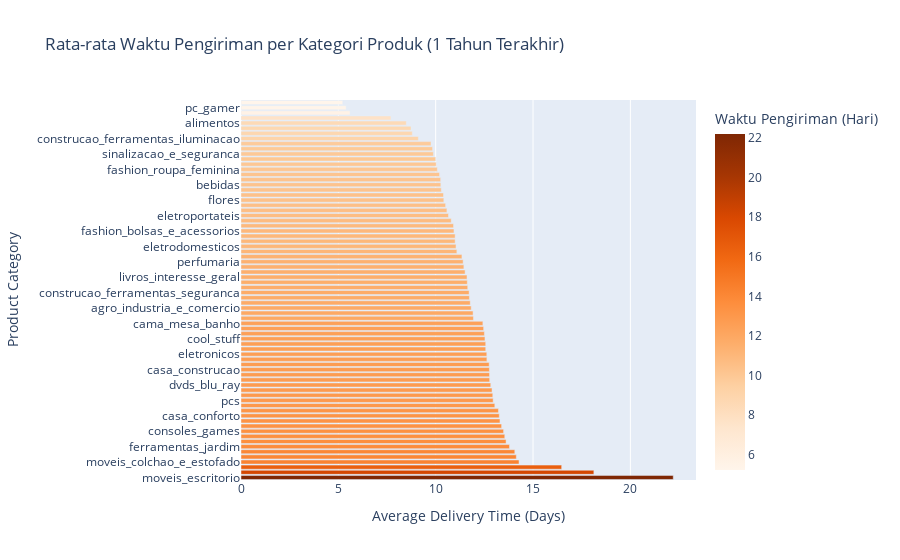

Notebook source saved alongside this figure:
### Markdown cell above
asumsinya 1 tahun terakhir dihitung dari timestamp terakhir di dataset, bukan timestamp saat ini

### Code cell
# Analisis waktu pengiriman per kategori produk
def delivery_time_analysis(df):
    """
    Analyze average delivery time by product category in the last year.
    """
    # Filter data for the last year
    last_year_date = df['order_purchase_timestamp'].max() - pd.DateOffset(years=1)
    last_year_df = df[df['order_purchase_timestamp'] >= last_year_date]

    # Group by product category to calculate average delivery time
    delivery_time_by_category = (
        last_year_df.groupby('product_category_name')['delivery_time']
        .mean()
        .sort_values(ascending=False)
        .reset_index()
    )

    # Visualisasi rata-rata waktu pengiriman per kategori
    fig_delivery = px.bar(
        delivery_time_by_category,
        x='delivery_time',
        y='product_category_name',
        color='delivery_time',
        color_continuous_scale='Oranges',
        title='Rata-rata Waktu Pengiriman per Kategori Produk (1 Tahun Terakhir)',
        labels={
            'delivery_time': 'Waktu Pengiriman (Hari)',
            'product_category_name': 'Kategori Produk'
        },
        orientation='h'
    )
    fig_delivery.update_layout(
        xaxis_title="Average Delivery Time (Days)",
        yaxis_title="Product Category",
        font=dict(size=12),
        showlegend=False
    )
    fig_delivery.show()

# Panggil fungsi untuk visualisasi
delivery_time_analysis(df)

### Figure 1 — Plotly figure (JSON) as saved in the notebook; plotly's stock layout.template omitted (floating-point values rounded to 4 significant figures)
{"data": [{"alignmentgroup": "True", "hovertemplate": "Waktu Pengiriman (Hari)=%{marker.color}<br>Kategori Produk=%{y}<extra></extra>", "legendgroup": "", "marker": {"color": [22.2, 18.12, 16.47, 14.28, 14.14, 14.06, 13.79, 13.62, 13.55, 13.49, 13.39, 13.3, 13.27, 13.22, 13.04, 12.95, 12.93, 12.89, 12.83, 12.77, 12.77, 12.76, 12.75, 12.63, 12.63, 12.57, 12.57, 12.53, 12.5, 12.46, 12.42, 11.94, 11.92, 11.82, 11.78, 11.73, 11.72, 11.65, 11.62, 11.61, 11.51, 11.45, 11.41, 11.35, 11.09, 11.05, 11, 11, 10.94, 10.92, 10.8, 10.66, 10.58, 10.51, 10.42, 10.4, 10.29, 10.26, 10.26, 10.2, 10.08, 10.03, 10, 9.883, 9.841, 9.76, 9.109, 8.8, 8.733, 8.492, 7.702, 5.6, 5.4, 5.227], "coloraxis": "coloraxis", "pattern": {"shape": ""}}, "name": "", "offsetgroup": "", "orientation": "h", "showlegend": false, "textposition": "auto", "type": "bar", "x": [22.2, 18.12, 16.47, 14.28, 14.14, 14.06, 13.79, 13.62, 13.55, 13.49, 13.39, 13.3, 13.27, 13.22, 13.04, 12.95, 12.93, 12.89, 12.83, 12.77, 12.77, 12.76, 12.75, 12.63, 12.63, 12.57, 12.57, 12.53, 12.5, 12.46, 12.42, 11.94, 11.92, 11.82, 11.78, 11.73, 11.72, 11.65, 11.62, 11.61, 11.51, 11.45, 11.41, 11.35, 11.09, 11.05, 11, 11, 10.94, 10.92, 10.8, 10.66, 10.58, 10.51, 10.42, 10.4, 10.29, 10.26, 10.26, 10.2, 10.08, 10.03, 10, 9.883, 9.841, 9.76, 9.109, 8.8, 8.733, 8.492, 7.702, 5.6, 5.4, 5.227], "xaxis": "x", "y": ["moveis_escritorio", "casa_conforto_2", "fashion_calcados", "moveis_colchao_e_estofado", "artigos_de_natal", "fashion_underwear_e_moda_praia", "ferramentas_jardim", "fashion_esporte", "fashion_roupa_masculina", "consoles_games", "moveis_quarto", "informatica_acessorios", "casa_conforto", "audio", "moveis_sala", "pcs", "Unknown", "tablets_impressao_imagem", "dvds_blu_ray", "telefonia", "papelaria", "casa_construcao", "telefonia_fixa", "relogios_presentes", "eletronicos", "instrumentos_musicais", "bebes", "cool_stuff", "moveis_decoracao", "eletrodomesticos_2", "cama_mesa_banho", "market_place", "esporte_lazer", "agro_industria_e_comercio", "brinquedos", "automotivo", "construcao_ferramentas_seguranca", "climatizacao", "beleza_saude", "livros_interesse_geral", "construcao_ferramentas_jardim", "construcao_ferramentas_ferramentas", "perfumaria", "moveis_cozinha_area_de_servico_jantar_e_jardim", "alimentos_bebidas", "eletrodomesticos", "seguros_e_servicos", "cds_dvds_musicais", "fashion_bolsas_e_acessorios", "artes", "pet_shop", "eletroportateis", "utilidades_domesticas", "industria_comercio_e_negocios", "flores", "musica", "livros_tecnicos", "bebidas", "construcao_ferramentas_construcao", "fashion_roupa_infanto_juvenil", "fashion_roupa_feminina", "fraldas_higiene", "malas_acessorios", "sinalizacao_e_seguranca", "cine_foto", "portateis_casa_forno_e_cafe", "construcao_ferramentas_iluminacao", "artigos_de_festas", "portateis_cozinha_e_preparadores_de_alimentos", "alimentos", "livros_importados", "la_cuisine", "pc_gamer", "artes_e_artesanato"], "yaxis": "y"}], "layout": {"barmode": "relative", "coloraxis": {"colorbar": {"title": {"text": "Waktu Pengiriman (Hari)"}}, "colorscale": [[0, "rgb(255,245,235)"], [0.125, "rgb(254,230,206)"], [0.25, "rgb(253,208,162)"], [0.375, "rgb(253,174,107)"], [0.5, "rgb(253,141,60)"], [0.625, "rgb(241,105,19)"], [0.75, "rgb(217,72,1)"], [0.875, "rgb(166,54,3)"], [1, "rgb(127,39,4)"]]}, "font": {"size": 12}, "legend": {"tracegroupgap": 0}, "showlegend": false, "title": {"text": "Rata-rata Waktu Pengiriman per Kategori Produk (1 Tahun Terakhir)"}, "xaxis": {"anchor": "y", "domain": [0, 1], "title": {"text": "Average Delivery Time (Days)"}}, "yaxis": {"anchor": "x", "domain": [0, 1], "title": {"text": "Product Category"}}}}
